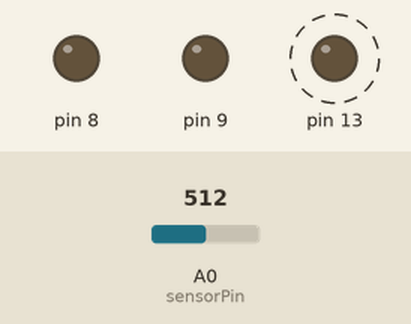
The sketch below on a simulated Arduino Uno, built with avr-gcc and run on an emulated ATmega328P. Parts: output pins drawn as LEDs (lit = HIGH). Dashed ring = blinking. The inputs (shaded band) are chosen by the test bench; at power-on: A0 (sensorPin) = 512. What the sketch prints to the serial monitor is not drawn.

Above: at 0.5 s.
Timing chart, 0 to 4.6 s (numbered marks = the images above):
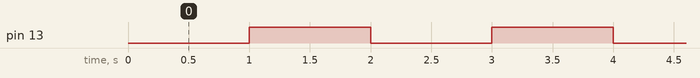

The sketch:

MyAnalogInput.ino
```cpp
// (licence header left out)
//timer setup for timer0, timer1, and timer2.
//For arduino uno or any board with ATMEL 328/168.. diecimila, duemilanove, lilypad, nano, mini...

//this code will enable all three arduino timer interrupts.
//timer0 will interrupt at 2kHz
//timer1 will interrupt at 1Hz
//timer2 will interrupt at 8kHz

//storage variables
boolean toggle0 = 0;
boolean toggle1 = 0;
boolean toggle2 = 0;

// photo diode reading and polling
int sensorPin = A0;
int pollingInterval = 200;                    // polling interval of the photo diode reading (ms)
int sensorValue = 0, lastSensorValue = 0;     // variables storing the photo diode reading
int differenceThreshold = 400;                // latch threshold value
                                              // TODO : investigate dynamic thresholding
boolean sensorDigitalOutput = 0;              // processed digital output of photo diode

void setup(){
//set pins as outputs
  pinMode(8, OUTPUT);
  pinMode(9, OUTPUT);
  pinMode(13, OUTPUT);

// set sensorPin(A0) for Photo Diode input
  pinMode(sensorPin, INPUT);

// set up serial communication to terminal
  Serial.begin(9600);

// stop interrupts
  cli();

//set timer0 interrupt at 2kHz
  TCCR0A = 0;// set entire TCCR2A register to 0
  TCCR0B = 0;// same for TCCR2B
  TCNT0  = 0;//initialize counter value to 0
  // set compare match register for 2khz increments
  OCR0A = 124;// = (16*10^6) / (2000*64) - 1 (must be <256)
  // turn on CTC mode
  TCCR0A |= (1 << WGM01);
  // Set CS01 and CS00 bits for 64 prescaler
  TCCR0B |= (1 << CS01) | (1 << CS00);
  // enable timer compare interrupt
  // TIMSK0 |= (1 << OCIE0A);

//set timer1 interrupt at 1Hz
  TCCR1A = 0;// set entire TCCR1A register to 0
  TCCR1B = 0;// same for TCCR1B
  TCNT1  = 0;//initialize counter value to 0
  // set compare match register for 1hz increments
  OCR1A = 15624;// = (16*10^6) / (1*1024) - 1 (must be <65536)
  // turn on CTC mode
  TCCR1B |= (1 << WGM12);
  // Set CS12 and CS10 bits for 1024 prescaler
  TCCR1B |= (1 << CS12) | (1 << CS10);
  // enable timer compare interrupt
  TIMSK1 |= (1 << OCIE1A);

//set timer2 interrupt at 8kHz
  TCCR2A = 0;// set entire TCCR2A register to 0
  TCCR2B = 0;// same for TCCR2B
  TCNT2  = 0;//initialize counter value to 0
  // set compare match register for 8khz increments
  OCR2A = 249;// = (16*10^6) / (8000*8) - 1 (must be <256)
  // turn on CTC mode
  TCCR2A |= (1 << WGM21);
  // Set CS21 bit for 8 prescaler
  TCCR2B |= (1 << CS21);
  // enable timer compare interrupt
  // TIMSK2 |= (1 << OCIE2A);

//allow interrupts
  sei();
}//end setup

/*
 * interrupt service routine of Timer0
 * Timer0 interrupt 2kHz toggles pin 8
 */
ISR(TIMER0_COMPA_vect){
//generates pulse wave of frequency 2kHz/2 = 1kHz (takes two cycles for full wave- toggle high then toggle low)
  if (toggle0){
    digitalWrite(8,HIGH);
    toggle0 = 0;
  }
  else{
    digitalWrite(8,LOW);
    toggle0 = 1;
  }
}

/*
 * interrupt service routine of Timer1
 * Timer1 interrupt 1Hz toggles pin 13 (LED)
 */
ISR(TIMER1_COMPA_vect){
//generates pulse wave of frequency 1Hz/2 = 0.5kHz (takes two cycles for full wave- toggle high then toggle low)
  if (toggle1){
    digitalWrite(13,HIGH);
    toggle1 = 0;
  }
  else{
    digitalWrite(13,LOW);
    toggle1 = 1;
  }
}

/*
 * interrupt service routine of Timer2
 * Timer2 interrupt 8kHz toggles pin 9
 */

ISR(TIMER2_COMPA_vect){
//generates pulse wave of frequency 8kHz/2 = 4kHz (takes two cycles for full wave- toggle high then toggle low)
  if (toggle2){
    digitalWrite(9,HIGH);
    toggle2 = 0;
  }
  else{
    digitalWrite(9,LOW);
    toggle2 = 1;
  }
}

void loop(){
// reading from photo diode analog output
// and plot current reading only difference is larger than the threshold value
  sensorValue = analogRead(sensorPin);
  if (abs(sensorValue - lastSensorValue) >= differenceThreshold) {
    lastSensorValue = sensorValue;
    sensorDigitalOutput = ! sensorDigitalOutput;
    Serial.print(sensorValue);
    Serial.print(",");
    Serial.println(sensorDigitalOutput*500);
  } else {
    Serial.print(sensorValue);
    Serial.print(",");
    Serial.println(sensorDigitalOutput*500);
  }

  delay(pollingInterval);
}
```

Measured:
- by itself, pin 13: alternates HIGH for 1.0 s and LOW for 1.0 s
